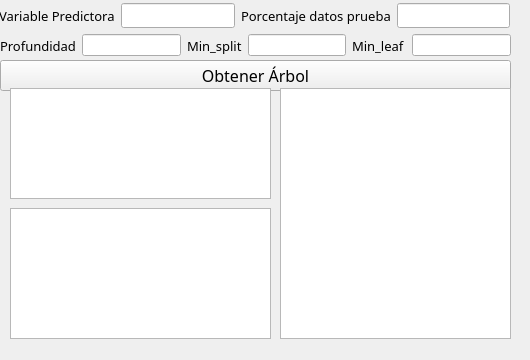
       <widget class="QWidget" name="page_9">
        <widget class="QWidget" name="widget_61" native="true">
         <property name="geometry">
          <rect>
           <x>0</x>
           <y>0</y>
           <width>521</width>
           <height>351</height>
          </rect>
         </property>
         <widget class="QWidget" name="widget_62" native="true">
          <property name="geometry">
           <rect>
            <x>0</x>
            <y>0</y>
            <width>511</width>
            <height>351</height>
           </rect>
          </property>
          <widget class="QWidget" name="widget_63" native="true">
           <property name="geometry">
            <rect>
             <x>0</x>
             <y>0</y>
             <width>511</width>
             <height>351</height>
            </rect>
           </property>
           <widget class="QWidget" name="widget_64" native="true">
            <property name="geometry">
             <rect>
              <x>-1</x>
              <y>0</y>
              <width>511</width>
              <height>31</height>
             </rect>
            </property>
            <property name="font">
             <font>
              <family>Bodoni MT</family>
             </font>
            </property>
            <layout class="QHBoxLayout" name="horizontalLayout_20">
             <item>
              <widget class="QLabel" name="label_35">
               <property name="font">
                <font>
                 <family>Bodoni MT</family>
                 <pointsize>10</pointsize>
                </font>
               </property>
               <property name="text">
                <string>Variable Predictora</string>
               </property>
              </widget>
             </item>
             <item>
              <widget class="QLineEdit" name="predictora_2"/>
             </item>
             <item>
              <widget class="QLabel" name="label_37">
               <property name="font">
                <font>
                 <family>Bodoni MT</family>
                 <pointsize>10</pointsize>
                </font>
               </property>
               <property name="text">
                <string>Porcentaje datos prueba</string>
               </property>
              </widget>
             </item>
             <item>
              <widget class="QLineEdit" name="numL_2"/>
             </item>
            </layout>
           </widget>
           <widget class="QWidget" name="widget_65" native="true">
            <property name="geometry">
             <rect>
              <x>0</x>
              <y>50</y>
              <width>511</width>
              <height>51</height>
             </rect>
            </property>
            <layout class="QGridLayout" name="gridLayout_17">
             <item row="0" column="0">
              <widget class="QPushButton" name="TreeB_2">
               <property name="font">
                <font>
                 <family>Bodoni MT</family>
                 <pointsize>12</pointsize>
                </font>
               </property>
               <property name="text">
                <string>Obtener Árbol</string>
               </property>
               <property name="icon">
                <iconset resource="resources.qrc">
                 <normaloff>:/purple_icons/assets/purple/edit-2.svg</normaloff>:/purple_icons/assets/purple/edit-2.svg</iconset>
               </property>
              </widget>
             </item>
            </layout>
           </widget>
           <widget class="QWidget" name="widget_66" native="true">
            <property name="geometry">
             <rect>
              <x>0</x>
              <y>88</y>
              <width>511</width>
              <height>261</height>
             </rect>
            </property>
            <widget class="QTextEdit" name="ShowText_7">
             <property name="geometry">
              <rect>
               <x>10</x>
               <y>0</y>
               <width>261</width>
               <height>111</height>
              </rect>
             </property>
            </widget>
            <widget class="QTextEdit" name="ShowText_8">
             <property name="geometry">
              <rect>
               <x>280</x>
               <y>0</y>
               <width>231</width>
               <height>251</height>
              </rect>
             </property>
            </widget>
            <widget class="QTableWidget" name="tableWidget_7">
             <property name="geometry">
              <rect>
               <x>10</x>
               <y>120</y>
               <width>261</width>
               <height>131</height>
              </rect>
             </property>
            </widget>
           </widget>
           <widget class="QWidget" name="widget_67" native="true">
            <property name="geometry">
             <rect>
              <x>0</x>
              <y>30</y>
              <width>511</width>
              <height>31</height>
             </rect>
            </property>
            <layout class="QHBoxLayout" name="horizontalLayout_21">
             <item>
              <widget class="QLabel" name="label_38">
               <property name="font">
                <font>
                 <family>Bodoni MT</family>
                 <pointsize>10</pointsize>
                </font>
               </property>
               <property name="text">
                <string>Profundidad</string>
               </property>
              </widget>
             </item>
             <item>
              <widget class="QLineEdit" name="depth_2"/>
             </item>
             <item>
              <widget class="QLabel" name="label_39">
               <property name="font">
                <font>
                 <family>Bodoni MT</family>
                 <pointsize>10</pointsize>
                </font>
               </property>
               <property name="text">
                <string>Min_split</string>
               </property>
              </widget>
             </item>
             <item>
              <widget class="QLineEdit" name="minSplit_2"/>
             </item>
             <item>
              <widget class="QLabel" name="label_40">
               <property name="font">
                <font>
                 <family>Bodoni MT</family>
                 <pointsize>10</pointsize>
                </font>
               </property>
               <property name="text">
                <string>Min_leaf</string>
               </property>
              </widget>
             </item>
             <item>
              <widget class="QLineEdit" name="minleaf_2"/>
             </item>
            </layout>
           </widget>
          </widget>
         </widget>
        </widget>
       </widget>
